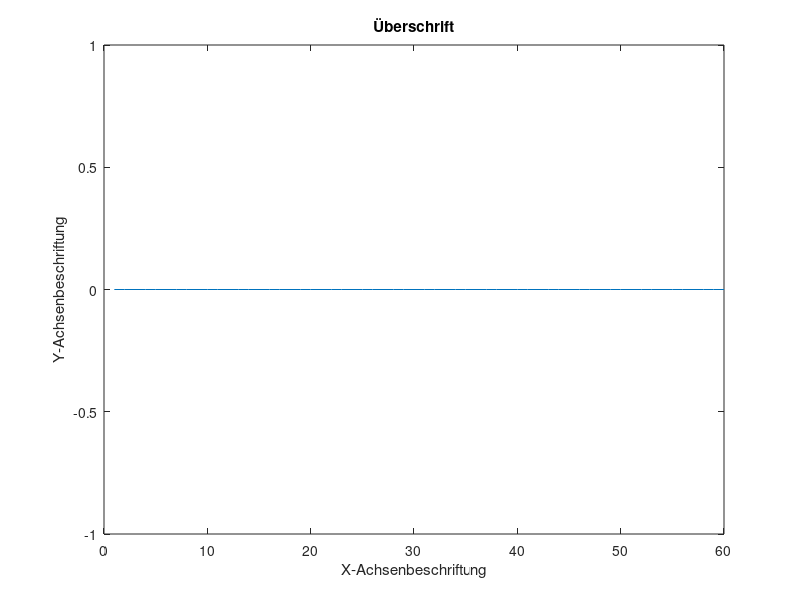

Here is the MATLAB script that generated this plot:
% Aufgabe 1: Numerische Phänomene
% 
% Vervollständigen Sie die Funktion rundungsfehler():
% Eingabewerte sind eine Zahl 'x' sowie die Anzahl der Iterationen 'n'
% Rückgabewert ist 'f'
% Die Funktion besteht aus zwei Schleifen. In der ersten Schleife soll n-mal die Wurzel aus x gezogen, in der zweiten Schleife x wieder n-mal quadriert werden.
%
% Vervollständigen Sie das Hauptprogramm:
% Werten Sie die Funktion rundungsfehler() mit x=100 und n=60 aus und speichern Sie das Ergebnis in der Variable 'result', die vom Hauptprogramm ausgegeben wird.
% Beschreiben und erklären Sie Ihre Beobachtungen.
%
% Ermitteln Sie den Rückgabewert der Funktion für n von 1 bis 60, speichern Sie die Werte im Feld 'results' und stellen Sie sie graphisch dar.
% Skalieren Sie die Achsen sinnvoll und beschriften Sie diese.
% 
% Nützliche Befehle: sqrt

function aufgabe1_1
N=60;
x=100;

result=0;

% insert code here

display(result)
display('Erläuterung:')


results=zeros(N,1);

for n=1:N
    % insert code here
end

plot(results);
% axis([xmin xmax ymin ymax])
title('Überschrift')
xlabel('X-Achsenbeschriftung')
ylabel('Y-Achsenbeschriftung')

end


function f = rundungsfehler(x,n)
for i=1:n
    % insert code here
end;

for i=1:n
    % insert code here
end;

% insert code here
end